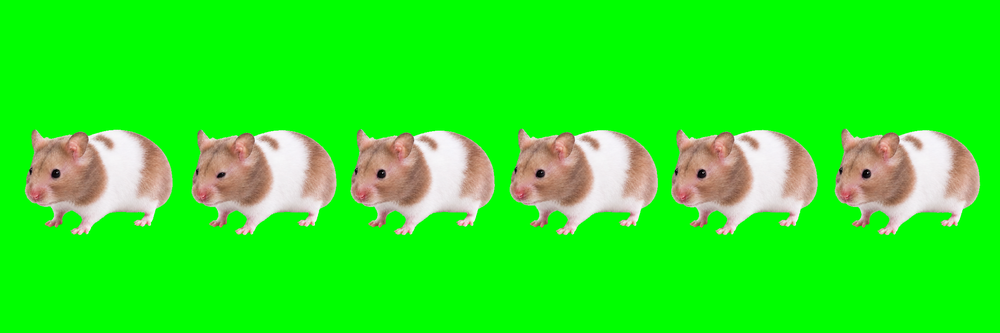
#> input picture pet-art/run/decoded/idle.png, 1000 x 333 px, shrunk from 2172 x 724 before the run
$ python flatten_idle_green.py
#> lines starting #> are read from the running program, lines starting #| are printed output that depends on the picture
from pathlib import Path
from PIL import Image

p = Path(__file__).parent / "decoded" / "idle.png"
im = Image.open(p).convert("RGB")
#> im is the input picture: PIL image 1000x333 RGB; mean R, G, B 40.6, 238.1, 32.5
pix = im.load()
for y in range(im.height):
    for x in range(im.width):
        r, g, b = pix[x, y]
        # Normalize green-dominant generated matte pixels only.
        if g >= 100 and g > r * 1.32 and g > b * 1.32:
            pix[x, y] = (0, 255, 0)
im.save(p)
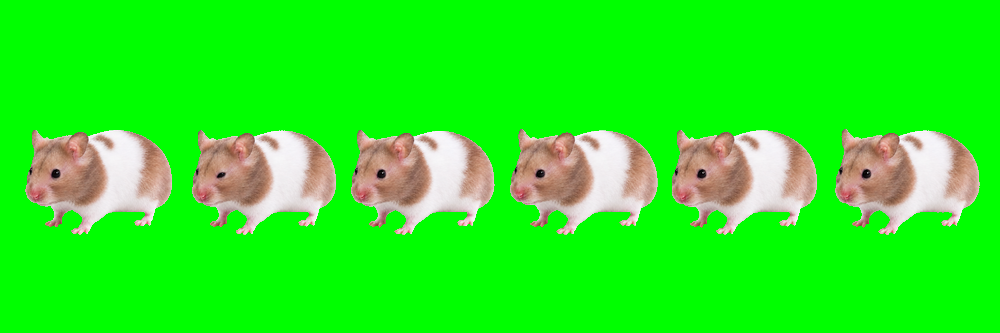
#> saved as idle.png: PIL image 1000x333 RGB; mean R, G, B 40.1, 238.3, 32

$ run again, with pet-art/run/decoded/jumping.png copied over pet-art/run/decoded/idle.png
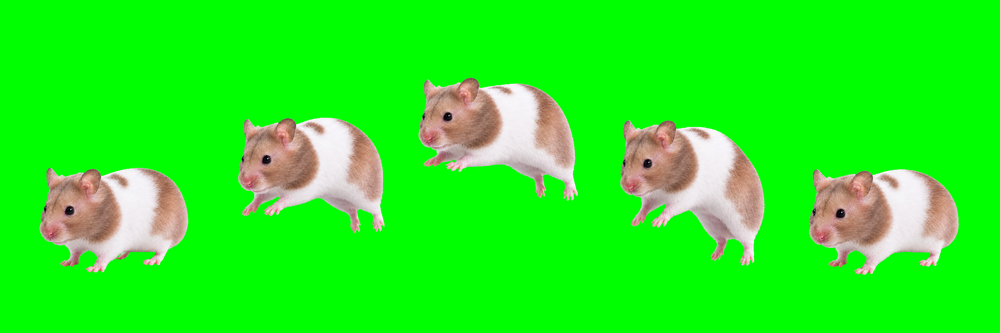
#> input picture pet-art/run/decoded/jumping.png, 1000 x 333 px, shrunk from 2172 x 724 before the run
#> im is the input picture: PIL image 1000x333 RGB; mean R, G, B 36.7, 239.6, 29.7
#> `im.save(p)`:
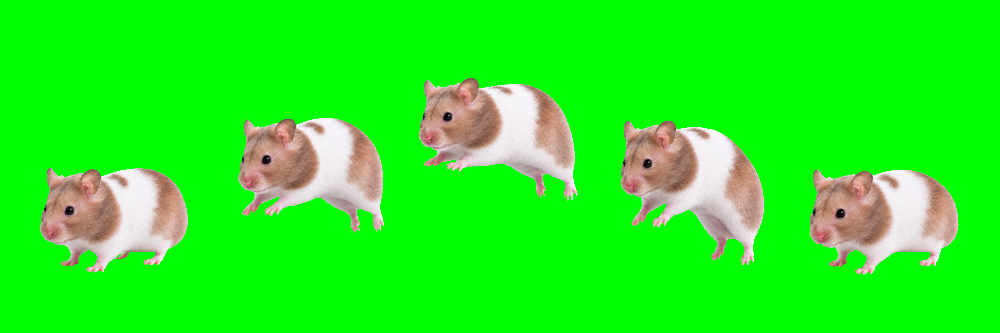
#> saved as idle.png: PIL image 1000x333 RGB; mean R, G, B 36.1, 239.8, 29.2
